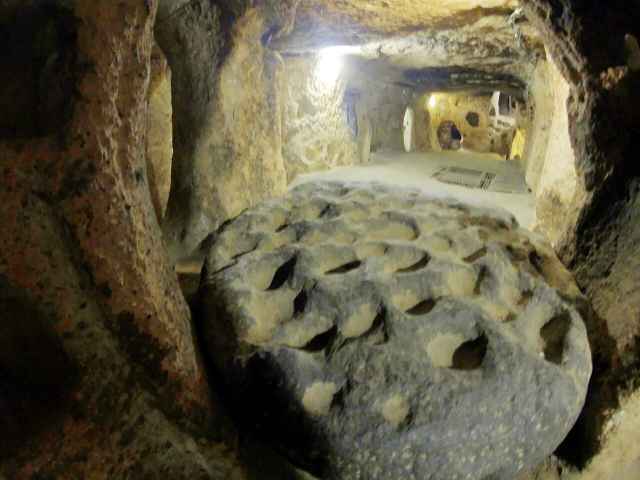
#> input picture assets/scene3_door.jpg, 1280 x 960 px (shown at 1/2 size)
$ python generate_elite_thumbnails.py
#> lines starting #> are read from the running program, lines starting #| are printed output that depends on the picture
import os
from PIL import Image, ImageDraw, ImageFont, ImageFilter, ImageEnhance

FONTS_DIR = "fonts"
ASSETS_DIR = "assets"
ARTIFACTS_DIR = r"C:\Users\omokolade\.gemini\antigravity-cli\brain\4b4eb2b3-3526-4c80-80e3-820420a62e57"

W, H = 1080, 1920
SAFE_Y_MIN = 450   # 1:1 Instagram grid safe top
SAFE_Y_MAX = 1470  # 1:1 Instagram grid safe bottom

def get_font(name, size):
    paths = {
        "Anton": os.path.join(FONTS_DIR, "Anton-Regular.ttf"),
        "Montserrat": os.path.join(FONTS_DIR, "Montserrat-Variable.ttf"),
    }
    p = paths.get(name, "")
    if os.path.exists(p):
        return ImageFont.truetype(p, size)
    return ImageFont.load_default()

def prepare_background(img_path, contrast=1.2, brightness=0.85):
#> called with img_path = 'assets/scene3_door.jpg', contrast = 1.25, brightness = 0.75
    im = Image.open(img_path).convert("RGBA")
    # Scale to fill 1080x1920
    bw, bh = im.size
#> bw = 1280; bh = 960
    target_ratio = W / H
    if bw / bh > target_ratio:
        nh = H
        nw = int(H * (bw / bh))
#> nw = 2560
    else:
        nw = W
        nh = int(W / (bw / bh))
    im = im.resize((nw, nh), Image.LANCZOS)
#> im: PIL image 2560x1920 RGBA
    im = im.crop(((nw - W) // 2, (nh - H) // 2, (nw - W) // 2 + W, (nh - H) // 2 + H))
#> im: PIL image 1080x1920 RGBA

    # Grading
    im = ImageEnhance.Contrast(im).enhance(contrast)
    im = ImageEnhance.Brightness(im).enhance(brightness)

    # Cinematic Vignette / Radial Darkening
    vignette = Image.new("RGBA", (W, H), (0, 0, 0, 0))
#> vignette: PIL image 1080x1920 RGBA; every value is 0
    vdraw = ImageDraw.Draw(vignette)

    # Center darkening scrim behind safe zone
    for y in range(H):
        dist_from_center = abs(y - 960) / 960.0
        # Darker at top and bottom, but with a rich dark scrim in center for 100% text pop
        alpha = int(140 + 100 * dist_from_center)
        vdraw.line([(0, y), (W, y)], fill=(0, 0, 0, min(255, alpha)))

    return Image.alpha_composite(im, vignette)
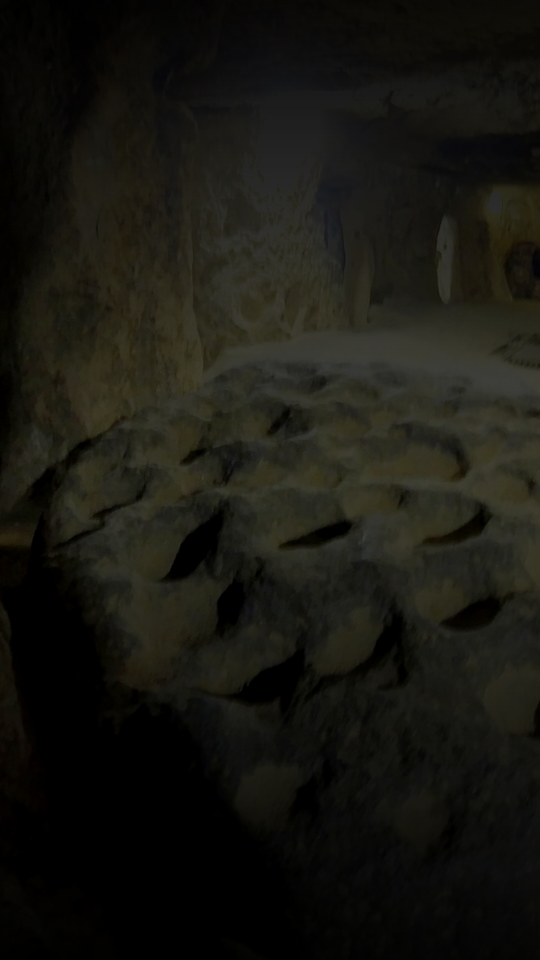
#> returned value: PIL image 1080x1920 RGBA (shown at 1/2 size); mean R, G, B, A 23.7, 23.1, 17.3, 255

def draw_safe_grid_guides(draw):
    """Draw faint safe zone guides for Instagram 1:1 grid preview."""
    # Top safe line
    draw.line([(0, SAFE_Y_MIN), (W, SAFE_Y_MIN)], fill=(255, 255, 255, 30), width=1)
    # Bottom safe line
    draw.line([(0, SAFE_Y_MAX), (W, SAFE_Y_MAX)], fill=(255, 255, 255, 30), width=1)

def fit_text(draw, text, font_name, max_w, initial_size=90, min_size=40):
    size = initial_size
    while size >= min_size:
        font = get_font(font_name, size)
        bb = draw.textbbox((0, 0), text, font=font)
        if (bb[2] - bb[0]) <= max_w:
            return font, size
        size -= 4
    return get_font(font_name, min_size), min_size

# -------------------------------------------------------------
# VARIATION 1: The Modern Documentary Master (Clean, Bold, Vox/Magnates style)
# -------------------------------------------------------------
def build_variation_1(out_path):
    bg = prepare_background("assets/scene3_door.jpg", contrast=1.25, brightness=0.75)
    draw = ImageDraw.Draw(bg)

    center_y = 960  # Center of 1:1 grid

    # 1. Archival pill tag
    tag_text = "ANCIENT MYSTERY  •  TURKEY 1963"
    tag_font = get_font("Montserrat", 28)
    tbb = draw.textbbox((0, 0), tag_text, font=tag_font)
#> tbb = (0, 2, 167, 10)
    tw, th = tbb[2] - tbb[0], tbb[3] - tbb[1]
#> tw = 167; th = 8

    tag_y = center_y - 230
    tag_pill = Image.new("RGBA", (W, H), (0, 0, 0, 0))
    pdraw = ImageDraw.Draw(tag_pill)
    pdraw.rounded_rectangle(
        [(W - tw)//2 - 24, tag_y - 12, (W - tw)//2 + tw + 24, tag_y + th + 12],
        radius=8, fill=(255, 215, 0, 230)
    )
    bg = Image.alpha_composite(bg, tag_pill)
    draw = ImageDraw.Draw(bg)
    draw.text(((W - tw)//2, tag_y), tag_text, font=tag_font, fill=(10, 10, 10, 255))

    # 2. Headline: 2 stacked lines, perfectly fitted
    line1 = "BEHIND A FAKE WALL..."
    line2 = "AN 18-STORY METROPOLIS"

    max_w = W - 140  # 70px margin each side
    f1, s1 = fit_text(draw, line1, "Anton", max_w, initial_size=82)
#> s1 = 82
    f2, s2 = fit_text(draw, line2, "Anton", max_w, initial_size=86)
#> s2 = 86

    bb1 = draw.textbbox((0, 0), line1, font=f1)
#> bb1 = (0, 2, 108, 10)
    bb2 = draw.textbbox((0, 0), line2, font=f2)
#> bb2 = (0, 2, 126, 10)
    w1, h1 = bb1[2] - bb1[0], bb1[3] - bb1[1]
#> w1 = 108; h1 = 8
    w2, h2 = bb2[2] - bb2[0], bb2[3] - bb2[1]
#> w2 = 126; h2 = 8

    y1 = center_y - 130
    y2 = y1 + h1 + 30
#> y2 = 868

    # Heavy contrast pill backing for headline
    head_pill = Image.new("RGBA", (W, H), (0, 0, 0, 0))
    hp_draw = ImageDraw.Draw(head_pill)
    total_tw = max(w1, w2)
#> total_tw = 126
    hp_draw.rounded_rectangle(
        [(W - total_tw)//2 - 40, y1 - 24, (W + total_tw)//2 + 40, y2 + h2 + 24],
        radius=16, fill=(10, 10, 10, 210)
    )
    bg = Image.alpha_composite(bg, head_pill)
    draw = ImageDraw.Draw(bg)

    # Line 1 White
    draw.text(((W - w1)//2, y1), line1, font=f1, fill=(255, 255, 255, 255))
    # Line 2 Warm Gold
    draw.text(((W - w2)//2, y2), line2, font=f2, fill=(255, 215, 0, 255))

    # 3. High-contrast sub-badge
    sub_text = "CARVED 280 FEET INTO SOLID VOLCANIC ROCK"
    sub_font = get_font("Montserrat", 32)
    sbb = draw.textbbox((0, 0), sub_text, font=sub_font)
#> sbb = (0, 2, 222, 10)
    sw, sh = sbb[2] - sbb[0], sbb[3] - sbb[1]
#> sw = 222; sh = 8
    sub_y = y2 + h2 + 50
#> sub_y = 926

    draw.text(((W - sw)//2, sub_y), sub_text, font=sub_font, fill=(230, 230, 230, 255))

    # Save 9:16 portrait
    bg.convert("RGB").save(out_path, quality=97)

    # Save 1:1 crop
    square_crop = bg.crop((0, SAFE_Y_MIN, W, SAFE_Y_MIN + W))
    square_crop.convert("RGB").save(out_path.replace(".jpg", "_1x1.jpg"), quality=97)
    print("Variation 1 generated:", out_path)

# -------------------------------------------------------------
# VARIATION 2: The Curiosity Hook (High CTR, NatGeo / Investigation Style)
# -------------------------------------------------------------
def build_variation_2(out_path):
    bg = prepare_background("assets/scene2_tunnel.jpg", contrast=1.3, brightness=0.7)
#> call 2 of prepare_background, with img_path = 'assets/scene2_tunnel.jpg', contrast = 1.3, brightness = 0.7
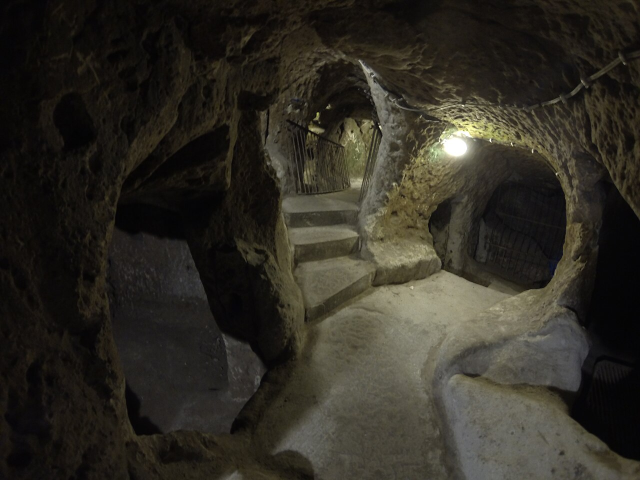
#> input picture assets/scene2_tunnel.jpg, 1280 x 960 px (shown at 1/2 size)
#> in prepare_background (call 2), `return Image.alpha_composite(im, vignette)`:
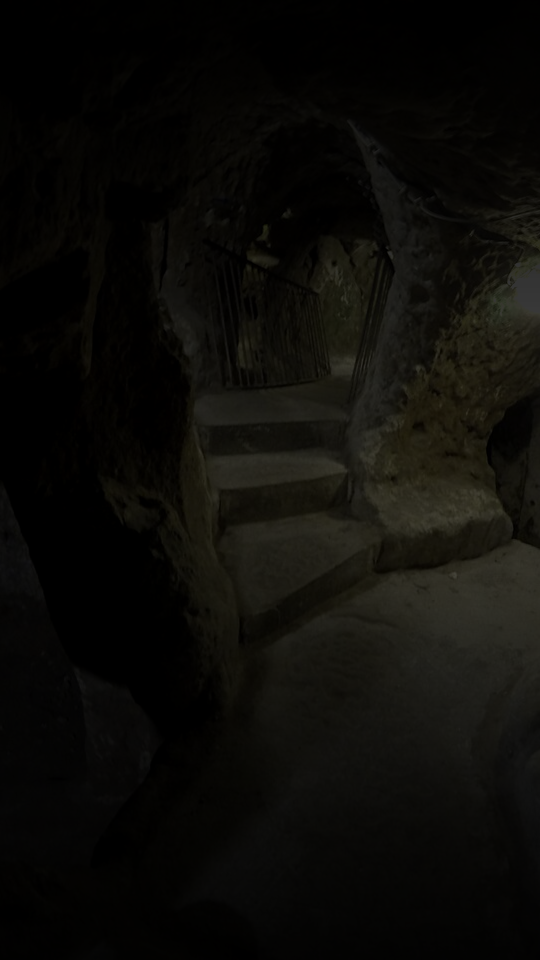
#> returned value: PIL image 1080x1920 RGBA (shown at 1/2 size); mean R, G, B, A 12, 11.2, 8.2, 255
    draw = ImageDraw.Draw(bg)
    center_y = 960

    # Eyebrow
    eye_text = "ARCHAEOLOGICAL ENIGMA"
    eye_font = get_font("Montserrat", 30)
    ebb = draw.textbbox((0, 0), eye_text, font=eye_font)
#> ebb = (0, 2, 130, 10)
    ew, eh = ebb[2] - ebb[0], ebb[3] - ebb[1]
#> ew = 130; eh = 8
    eye_y = center_y - 200

    draw.text(((W - ew)//2, eye_y), eye_text, font=eye_font, fill=(255, 215, 0, 255))

    # Accent rule
    draw.line([((W - ew)//2, eye_y + eh + 8), ((W + ew)//2, eye_y + eh + 8)], fill=(255, 215, 0, 255), width=2)

    # Main Headline
    line1 = "WHAT FORCED 20,000 PEOPLE"
    line2 = "TO LIVE UNDERGROUND?"

    max_w = W - 120
    f1, _ = fit_text(draw, line1, "Anton", max_w, initial_size=82)
    f2, _ = fit_text(draw, line2, "Anton", max_w, initial_size=82)

    bb1 = draw.textbbox((0, 0), line1, font=f1)
#> bb1 = (0, 2, 144, 11)
    bb2 = draw.textbbox((0, 0), line2, font=f2)
#> bb2 = (0, 2, 118, 10)
    w1, h1 = bb1[2] - bb1[0], bb1[3] - bb1[1]
#> w1 = 144; h1 = 9
    w2, h2 = bb2[2] - bb2[0], bb2[3] - bb2[1]
#> w2 = 118; h2 = 8

    y1 = eye_y + eh + 40
#> y1 = 808
    y2 = y1 + h1 + 25
#> y2 = 842

    # Pill box
    pill = Image.new("RGBA", (W, H), (0, 0, 0, 0))
    pdraw = ImageDraw.Draw(pill)
    mw = max(w1, w2)
#> mw = 144
    pdraw.rounded_rectangle([(W - mw)//2 - 36, y1 - 20, (W + mw)//2 + 36, y2 + h2 + 20], radius=14, fill=(8, 8, 8, 220))
    bg = Image.alpha_composite(bg, pill)
    draw = ImageDraw.Draw(bg)

    draw.text(((W - w1)//2, y1), line1, font=f1, fill=(255, 255, 255, 255))
    draw.text(((W - w2)//2, y2), line2, font=f2, fill=(255, 215, 0, 255))

    # Sub badge
    sub = "DERINKUYU • 18 STORIES DEEP"
    sub_font = get_font("Montserrat", 32)
    sbb = draw.textbbox((0, 0), sub, font=sub_font)
#> sbb = (0, 2, 146, 10)
    sw = sbb[2] - sbb[0]
#> sw = 146
    draw.text(((W - sw)//2, y2 + h2 + 45), sub, font=sub_font, fill=(210, 210, 210, 255))

    bg.convert("RGB").save(out_path, quality=97)
    square_crop = bg.crop((0, SAFE_Y_MIN, W, SAFE_Y_MIN + W))
    square_crop.convert("RGB").save(out_path.replace(".jpg", "_1x1.jpg"), quality=97)
    print("Variation 2 generated:", out_path)

# -------------------------------------------------------------
# VARIATION 3: The Secret Vault (Punchy 3-Word Maximum Impact)
# -------------------------------------------------------------
def build_variation_3(out_path):
    bg = prepare_background("assets/scene4_pillars.jpg", contrast=1.35, brightness=0.72)
#> call 3 of prepare_background, with img_path = 'assets/scene4_pillars.jpg', contrast = 1.35, brightness = 0.72
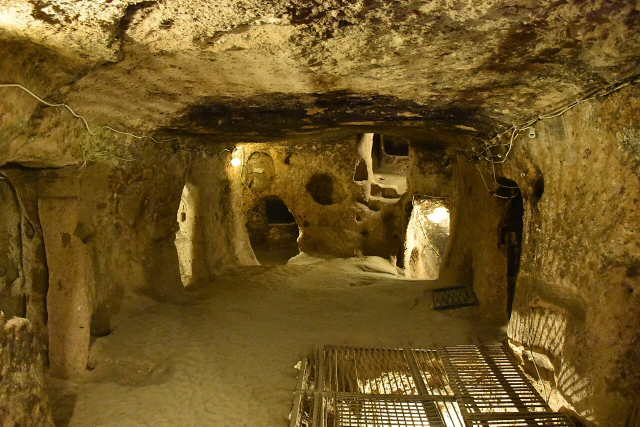
#> input picture assets/scene4_pillars.jpg, 1280 x 853 px (shown at 1/2 size)
#> in prepare_background (call 3), `im = ImageEnhance.Brightness(im).enhance(brightness)`:
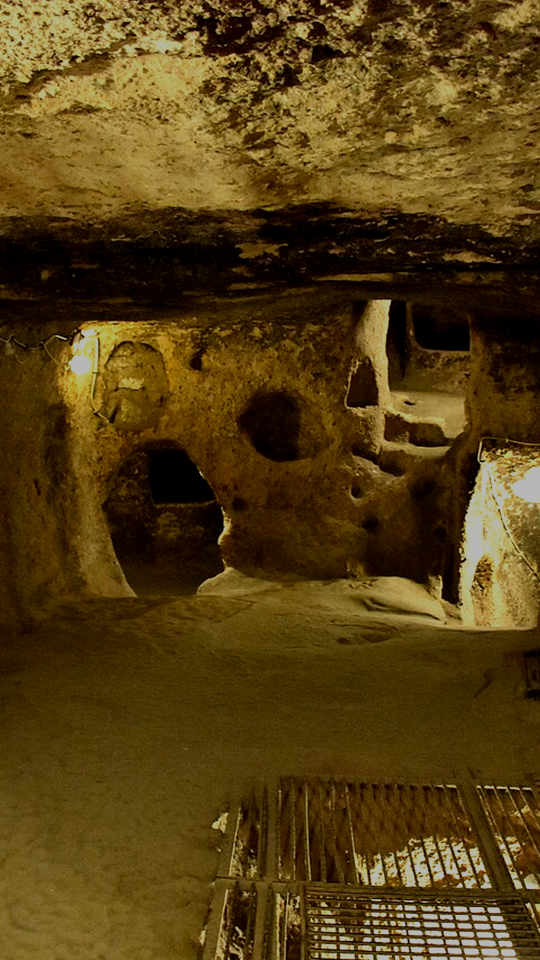
#> im: PIL image 1080x1920 RGBA (shown at 1/2 size); mean R, G, B, A 85.4, 62.9, 18.9, 255
#> in prepare_background (call 3), `return Image.alpha_composite(im, vignette)`:
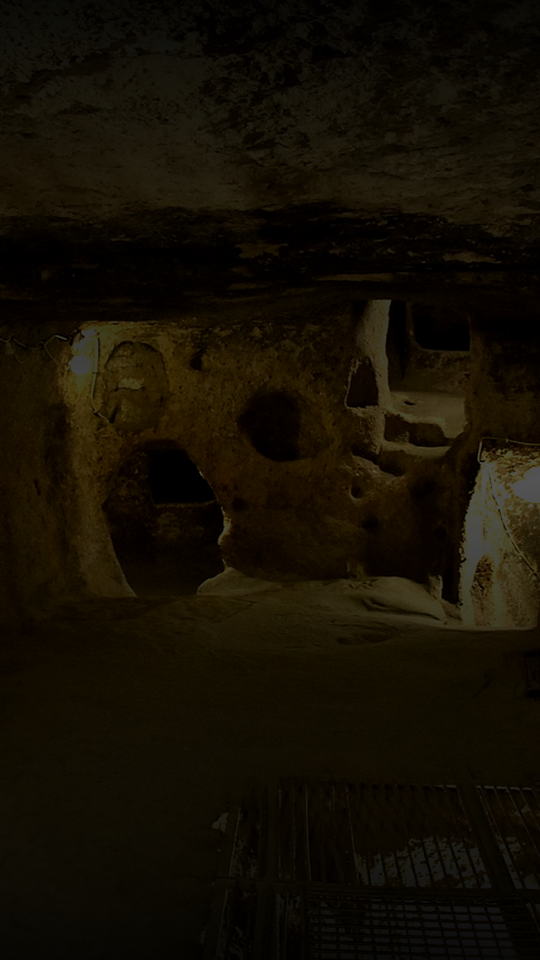
#> returned value: PIL image 1080x1920 RGBA (shown at 1/2 size); mean R, G, B, A 20.3, 14.5, 3.8, 255
    draw = ImageDraw.Draw(bg)
    center_y = 960

    # Very big, 2-line punchy headline
    line1 = "THE FORBIDDEN"
    line2 = "CITY BENEATH"

    max_w = W - 140
    f1, _ = fit_text(draw, line1, "Anton", max_w, initial_size=105)
    f2, _ = fit_text(draw, line2, "Anton", max_w, initial_size=105)

    bb1 = draw.textbbox((0, 0), line1, font=f1)
#> bb1 = (0, 2, 78, 10)
    bb2 = draw.textbbox((0, 0), line2, font=f2)
#> bb2 = (0, 2, 70, 10)
    w1, h1 = bb1[2] - bb1[0], bb1[3] - bb1[1]
#> w1 = 78; h1 = 8
    w2, h2 = bb2[2] - bb2[0], bb2[3] - bb2[1]
#> w2 = 70; h2 = 8

    y1 = center_y - (h1 + h2 + 40) // 2 - 30
#> y1 = 902
    y2 = y1 + h1 + 20
#> y2 = 930

    pill = Image.new("RGBA", (W, H), (0, 0, 0, 0))
    pdraw = ImageDraw.Draw(pill)
    mw = max(w1, w2)
#> mw = 78
    pdraw.rounded_rectangle([(W - mw)//2 - 44, y1 - 24, (W + mw)//2 + 44, y2 + h2 + 24], radius=16, fill=(12, 12, 12, 225))
    bg = Image.alpha_composite(bg, pill)
    draw = ImageDraw.Draw(bg)

    draw.text(((W - w1)//2, y1), line1, font=f1, fill=(255, 255, 255, 255))
    draw.text(((W - w2)//2, y2), line2, font=f2, fill=(255, 215, 0, 255))

    sub = "DERINKUYU: ANCIENT METROPOLIS"
    sub_font = get_font("Montserrat", 32)
    sbb = draw.textbbox((0, 0), sub, font=sub_font)
#> sbb = (0, 2, 168, 10)
    sw = sbb[2] - sbb[0]
#> sw = 168
    draw.text(((W - sw)//2, y2 + h2 + 44), sub, font=sub_font, fill=(230, 230, 230, 255))

    bg.convert("RGB").save(out_path, quality=97)
    square_crop = bg.crop((0, SAFE_Y_MIN, W, SAFE_Y_MIN + W))
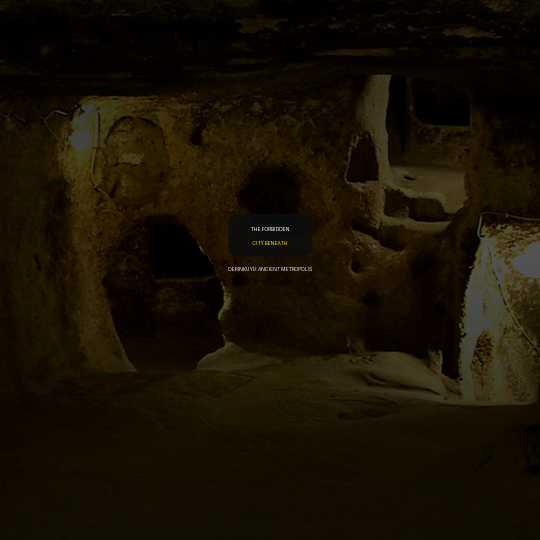
#> square_crop: PIL image 1080x1080 RGBA (shown at 1/2 size); mean R, G, B, A 23.9, 16.6, 3.9, 255
    square_crop.convert("RGB").save(out_path.replace(".jpg", "_1x1.jpg"), quality=97)
    print("Variation 3 generated:", out_path)

if __name__ == "__main__":
    build_variation_1(os.path.join(ARTIFACTS_DIR, "thumbnail_v1_documentary.jpg"))
    build_variation_2(os.path.join(ARTIFACTS_DIR, "thumbnail_v2_curiosity.jpg"))
    build_variation_3(os.path.join(ARTIFACTS_DIR, "thumbnail_v3_vault.jpg"))
    print("All 3 variations generated successfully!")
